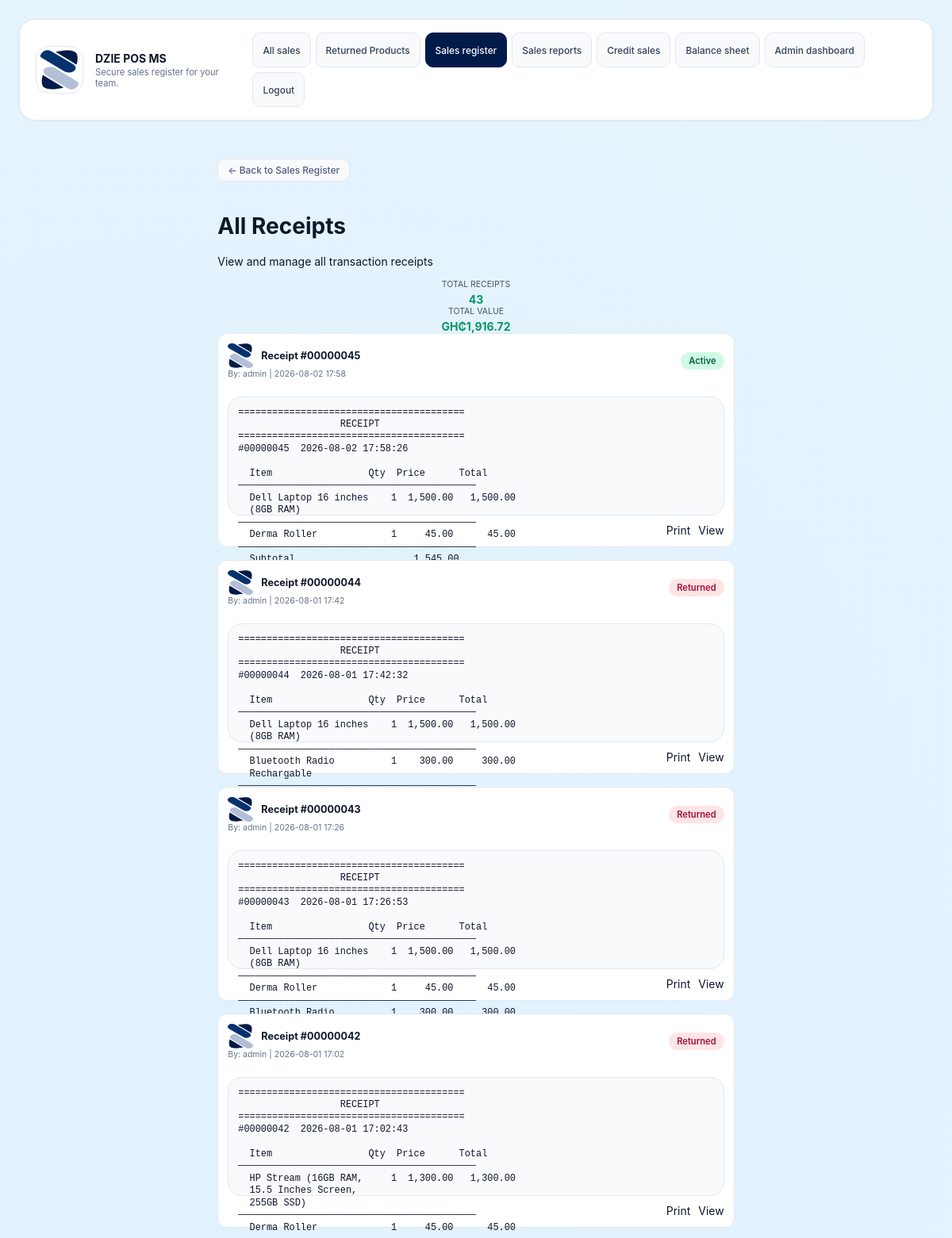
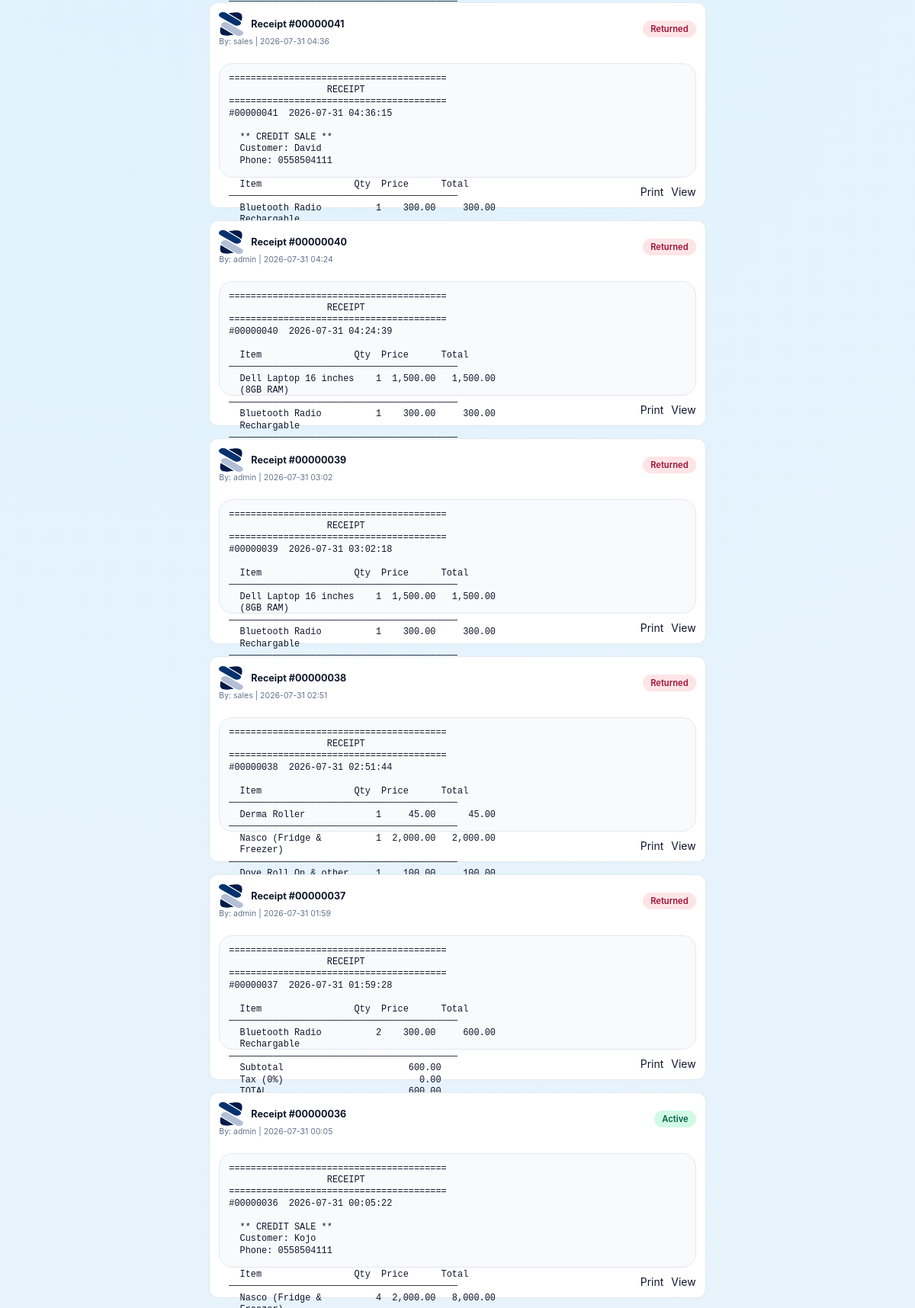
The page /receipts.php (signed in, upper part) on the database its author committed (2 pictures, top to bottom).
### tables this page shows
CREATE TABLE settings (
            key TEXT PRIMARY KEY,
            value TEXT NOT NULL
        );

CREATE TABLE receipts (
            id INTEGER PRIMARY KEY,
            order_id INTEGER NOT NULL UNIQUE,
            username TEXT NOT NULL,
            receipt_content TEXT NOT NULL,
            return_status TEXT NOT NULL DEFAULT "Active",
            created_at TEXT NOT NULL,
            FOREIGN KEY(order_id) REFERENCES orders(id)
        );

### inc/functions.php (called while the page is built, shortened)
<?php
function get_db_path(): string {
    $dir = __DIR__ . '/../data';
    return $dir . '/pos.db';
}
function get_database(): PDO {
    static $pdo = null;
    if ($pdo !== null) {
        return $pdo;
    }
    $path = get_db_path();
    $pdo = new PDO('sqlite:' . $path);
    $pdo->setAttribute(PDO::ATTR_ERRMODE, PDO::ERRMODE_EXCEPTION);
    initialize_database($pdo);
    return $pdo;
}
function initialize_database(PDO $db): void {
    $db->exec(
        'CREATE TABLE IF NOT EXISTS products (
            id INTEGER PRIMARY KEY,
            code TEXT UNIQUE NOT NULL,
            name TEXT NOT NULL,
            category TEXT NOT NULL,
            price REAL NOT NULL,
            image TEXT NOT NULL,
            quantity INTEGER NOT NULL DEFAULT 0,
            bulk_quantity_threshold INTEGER NOT NULL DEFAULT 0,
            bulk_discount_percentage REAL NOT NULL DEFAULT 0
        )'
    );
    try {
        $db->exec('ALTER TABLE products ADD COLUMN quantity INTEGER NOT NULL DEFAULT 0');
    } catch (Exception $e) {
    }
    try {
        $db->exec('ALTER TABLE products ADD COLUMN bulk_quantity_threshold INTEGER NOT NULL DEFAULT 0');
    } catch (Exception $e) {
    }
    try {
        $db->exec('ALTER TABLE products ADD COLUMN bulk_discount_percentage REAL NOT NULL DEFAULT 0');
    } catch (Exception $e) {
    }
    $db->exec(
        'CREATE TABLE IF NOT EXISTS users (
            id INTEGER PRIMARY KEY,
            username TEXT UNIQUE NOT NULL,
            password_hash TEXT NOT NULL,
            role TEXT NOT NULL,
            created_at TEXT NOT NULL
        )'
    );
    $db->exec(
        'CREATE TABLE IF NOT EXISTS orders (
            id INTEGER PRIMARY KEY,
            username TEXT NOT NULL,
            total REAL NOT NULL,
            status TEXT NOT NULL DEFAULT "Pending",
            created_at TEXT NOT NULL,
            credit INTEGER NOT NULL DEFAULT 0,
            customer_name TEXT,
            customer_phone TEXT,
            credit_status TEXT NOT NULL DEFAULT "Pending"
        )'
    );
    try {
        $db->exec('ALTER TABLE orders ADD COLUMN credit INTEGER NOT NULL DEFAULT 0');
    } catch (Exception $e) {
    }
    try {
        $db->exec('ALTER TABLE orders ADD COLUMN customer_name TEXT');
    } catch (Exception $e) {
    }
    try {
        $db->exec('ALTER TABLE orders ADD COLUMN customer_phone TEXT');
    } catch (Exception $e) {
    }
    try {
        $db->exec('ALTER TABLE orders ADD COLUMN credit_status TEXT NOT NULL DEFAULT "Pending"');
    } catch (Exception $e) {
    }
    $db->exec(
        'CREATE TABLE IF NOT EXISTS order_items (
            id INTEGER PRIMARY KEY,
            order_id INTEGER NOT NULL,
            product_id INTEGER NOT NULL,
            name TEXT NOT NULL,
            price REAL NOT NULL,
            quantity INTEGER NOT NULL,
            subtotal REAL NOT NULL,
            FOREIGN KEY(order_id) REFERENCES orders(id)
        )'
    );
    $db->exec(
        'CREATE TABLE IF NOT EXISTS receipts (
            id INTEGER PRIMARY KEY,
            order_id INTEGER NOT NULL UNIQUE,
            username TEXT NOT NULL,
            receipt_content TEXT NOT NULL,
            return_status TEXT NOT NULL DEFAULT "Active",
            created_at TEXT NOT NULL,
            FOREIGN KEY(order_id) REFERENCES orders(id)
        )'
    );
    $db->exec(
        'CREATE TABLE IF NOT EXISTS returns (
            id INTEGER PRIMARY KEY,
            order_id INTEGER NOT NULL,
            product_id INTEGER NOT NULL,
            quantity INTEGER NOT NULL,
            reason TEXT,
            processed_by TEXT NOT NULL,
            created_at TEXT NOT NULL,
            FOREIGN KEY(order_id) REFERENCES orders(id)
        )'
    );
    $db->exec(
        'CREATE TABLE IF NOT EXISTS login_events (
            id INTEGER PRIMARY KEY,
            username TEXT NOT NULL,
            role TEXT NOT NULL,
            ip TEXT,
            created_at TEXT NOT NULL,
            logged_out_at TEXT
        )'
    );
    try {
        $db->exec('ALTER TABLE login_events ADD COLUMN logged_out_at TEXT');
    } catch (Exception $e) {
    }
    $db->exec(
        'CREATE TABLE IF NOT EXISTS settings (
            key TEXT PRIMARY KEY,
            value TEXT NOT NULL
        )'
    );
    $db->exec("INSERT OR IGNORE INTO settings (key, value) VALUES ('pos_name', 'WADI POS')");
    $db->exec(
        'CREATE TABLE IF NOT EXISTS stock_movements (
            id INTEGER PRIMARY KEY,
            product_id INTEGER NOT NULL,
            product_name TEXT NOT NULL,
            product_code TEXT NOT NULL,
            movement_type TEXT NOT NULL,
            quantity INTEGER NOT NULL,
            reference_type TEXT NOT NULL,
            reference_id INTEGER,
            notes TEXT,
            created_at TEXT NOT NULL,
            FOREIGN KEY(product_id) REFERENCES products(id)
        )'
    );
    $stmt = $db->query('SELECT COUNT(*) FROM products');
}
function current_user() {
    return $_SESSION['user'] ?? null;
}
function load_receipts(): array {
    $stmt = get_database()->query(
        'SELECT r.id, r.order_id, r.username, r.receipt_content, r.return_status, r.created_at
         FROM receipts r
         ORDER BY r.created_at DESC'
    );
    return $stmt->fetchAll(PDO::FETCH_ASSOC);
}
function get_pos_name(): string {
    $stmt = get_database()->prepare('SELECT value FROM settings WHERE key = ?');
    $stmt->execute(['pos_name']);
    $result = $stmt->fetch(PDO::FETCH_ASSOC);
    return $result ? $result['value'] : 'WADI POS';
}
function get_trademark(): string {
    $stmt = get_database()->prepare('SELECT value FROM settings WHERE key = ?');
    $stmt->execute(['trademark']);
    $result = $stmt->fetch(PDO::FETCH_ASSOC);
    return $result ? $result['value'] : '';
}
function get_trademark_src(): string {
    $trademark = get_trademark();
    if ($trademark !== '' && file_exists(__DIR__ . '/../' . $trademark)) {
        return $trademark;
    }
    return 'images/pos-icon.svg';
}

### receipts.php (the view, shortened to what this page needs)
<?php
require_once __DIR__ . '/inc/functions.php';
$user = current_user();
$posName = get_pos_name();
$viewReceiptId = intval($_GET['view'] ?? 0);
$viewReceipt = null;
if ($user['role'] === 'admin') {
    $receipts = load_receipts();
} else {
    $receipts = load_receipts_by_user($user['username']);
}
?>
<!DOCTYPE html>
<html lang="en">
<head>
  <link rel="stylesheet" href="styles.css" />
</head>
<body>
  <div class="app-shell">
    <header class="header">
      <div class="brand">
        <img class="brand-icon" src="<?php echo htmlspecialchars(get_trademark_src()); ?>" alt="Trademark" />
        <div>
          <h1><?php echo htmlspecialchars($posName); ?></h1>
          <p class="subtitle">Secure sales register for your team.</p>
        </div>
      </div>
      <div class="header-actions" id="header-actions">
        <?php if ($user['role'] === 'admin'): ?>
        <a href="returns.php" class="secondary">All sales</a>
        <a href="returned_products.php" class="secondary">Returned Products</a>
        <?php endif; ?>
        <a href="sales.php" class="secondary">Sales register</a>
        <a href="sales_report.php" class="secondary">Sales reports</a>
        <a href="credit_sales.php" class="secondary">Credit sales</a>
        <a href="balance_sheet.php" class="secondary">Balance sheet</a>
        <?php if ($user['role'] === 'admin'): ?>
          <a href="admin.php" class="secondary">Admin dashboard</a>
        <?php endif; ?>
        <a href="logout.php" class="tertiary">Logout</a>
      </div>
    </header>
    <main class="main-grid">
      <div class="receipts-container">
    <a href="sales.php" class="back-link">← Back to Sales Register</a>
    <?php if ($viewReceiptId > 0 && $viewReceipt): ?>
      <div class="single-view">
        <h2>Receipt #<?php echo str_pad((string)$viewReceiptId, 8, '0', STR_PAD_LEFT); ?></h2>
        <pre><?php echo htmlspecialchars($viewReceipt); ?></pre>
        <div class="receipt-actions">
          <a href="print_receipt.php?id=<?php echo $viewReceiptId; ?>" class="primary" target="_blank">Print Receipt</a>
          <a href="receipts.php" class="secondary">Back to All Receipts</a>
        </div>
      </div>
    <?php else: ?>
      <h1>All Receipts</h1>
      <p>View and manage all transaction receipts</p>
      <?php
      $totalReceipts = count($receipts);
      $totalValue = 0;
      foreach ($receipts as $receipt) {
          preg_match('/TOTAL\s+GH₵([\d.]+)/', $receipt['receipt_content'], $matches);
          if (!empty($matches[1])) {
              $totalValue += floatval($matches[1]);
          }
      }
      ?>
      <div class="stats-panel">
        <div class="stat-item">
          <div class="stat-label">Total Receipts</div>
          <div class="stat-value"><?php echo $totalReceipts; ?></div>
        </div>
        <div class="stat-item">
          <div class="stat-label">Total Value</div>
          <div class="stat-value">GH₵<?php echo number_format($totalValue, 2); ?></div>
        </div>
      </div>
      <?php if (empty($receipts)): ?>
        <p class="empty-message">No receipts found.</p>
      <?php else: ?>
        <div class="receipts-summary">
          <?php foreach ($receipts as $receipt): ?>
            <div class="receipt-card">
              <div class="receipt-header">
                <div>
                  <div style="display:flex;align-items:center;gap:10px;">
                    <img src="<?php echo htmlspecialchars(get_trademark_src()); ?>" alt="<?php echo htmlspecialchars($posName); ?> logo" style="width:32px;height:32px;object-fit:contain;" />
                    <div class="receipt-id">Receipt #<?php echo htmlspecialchars(str_pad((string)$receipt['order_id'], 8, '0', STR_PAD_LEFT)); ?></div>
                  </div>
                  <div class="receipt-meta">
                    By: <?php echo htmlspecialchars($receipt['username']); ?> |
                    <?php echo htmlspecialchars(date('Y-m-d H:i', strtotime($receipt['created_at']))); ?>
                  </div>
                </div>
                <div class="text-right">
                  <span class="receipt-status <?php echo strtolower($receipt['return_status']); ?>">
                    <?php echo htmlspecialchars($receipt['return_status']); ?>
                  </span>
                </div>
              </div>
              <pre class="receipt-preview"><?php echo htmlspecialchars($receipt['receipt_content']); ?></pre>
              <div class="receipt-actions">
                <a href="print_receipt.php?id=<?php echo $receipt['id']; ?>" class="tertiary" target="_blank">Print</a>
                <a href="receipts.php?view=<?php echo $receipt['id']; ?>" class="secondary">View</a>
              </div>
            </div>
          <?php endforeach; ?>
        </div>
      <?php endif; ?>
    <?php endif; ?>
    </main>
  </div>
</body>
</html>

### rows shown on the page
settings: value (picture)
settings: value "DZIE POS MS"
receipts: settings.value (picture), order "00000045", username "admin", created_at "2026-08-02 17:58", return_status "Active", receipt_content "======================================== RECEIPT ======================================== #00000045 2026-08-02 17:58:26 Item Qty Price Total ────────────────────────────────────────── Dell Laptop 16 inches 1 1,500.00 1,500.00 (8GB RAM) ────────────────────────────────────────── Derma Roller 1 45.00 45.00 ──────────────────────────────────────────…"
receipts: settings.value (picture), order "00000044", username "admin", created_at "2026-08-01 17:42", return_status "Returned", receipt_content "======================================== RECEIPT ======================================== #00000044 2026-08-01 17:42:32 Item Qty Price Total ────────────────────────────────────────── Dell Laptop 16 inches 1 1,500.00 1,500.00 (8GB RAM) ────────────────────────────────────────── Bluetooth Radio 1 300.00 300.00 Rechargable…"
receipts: settings.value (picture), order "00000043", username "admin", created_at "2026-08-01 17:26", return_status "Returned", receipt_content "======================================== RECEIPT ======================================== #00000043 2026-08-01 17:26:53 Item Qty Price Total ────────────────────────────────────────── Dell Laptop 16 inches 1 1,500.00 1,500.00 (8GB RAM) ────────────────────────────────────────── Derma Roller 1 45.00 45.00 ──────────────────────────────────────────…"
receipts: settings.value (picture), order "00000042", username "admin", created_at "2026-08-01 17:02", return_status "Returned", receipt_content "======================================== RECEIPT ======================================== #00000042 2026-08-01 17:02:43 Item Qty Price Total ────────────────────────────────────────── HP Stream (16GB RAM, 1 1,300.00 1,300.00 15.5 Inches Screen, 255GB SSD) ────────────────────────────────────────── Derma Roller 1 45.00 45.00…"
receipts: settings.value (picture), order "00000041", username "sales", created_at "2026-07-31 04:36", return_status "Returned", receipt_content "======================================== RECEIPT ======================================== #00000041 2026-07-31 04:36:15 ** CREDIT SALE ** Customer: David Phone: 0558504111 Item Qty Price Total ────────────────────────────────────────── Bluetooth Radio 1 300.00 300.00…"
receipts: settings.value (picture), order "00000040", username "admin", created_at "2026-07-31 04:24", return_status "Returned", receipt_content "======================================== RECEIPT ======================================== #00000040 2026-07-31 04:24:39 Item Qty Price Total ────────────────────────────────────────── Dell Laptop 16 inches 1 1,500.00 1,500.00 (8GB RAM) ────────────────────────────────────────── Bluetooth Radio 1 300.00 300.00 Rechargable…"
receipts: settings.value (picture), order "00000039", username "admin", created_at "2026-07-31 03:02", return_status "Returned", receipt_content "======================================== RECEIPT ======================================== #00000039 2026-07-31 03:02:18 Item Qty Price Total ────────────────────────────────────────── Dell Laptop 16 inches 1 1,500.00 1,500.00 (8GB RAM) ────────────────────────────────────────── Bluetooth Radio 1 300.00 300.00 Rechargable…"
receipts: settings.value (picture), order "00000038", username "sales", created_at "2026-07-31 02:51", return_status "Returned", receipt_content "======================================== RECEIPT ======================================== #00000038 2026-07-31 02:51:44 Item Qty Price Total ────────────────────────────────────────── Derma Roller 1 45.00 45.00 ────────────────────────────────────────── Nasco (Fridge & 1 2,000.00 2,000.00 Freezer) ──────────────────────────────────────────…"
receipts: settings.value (picture), order "00000037", username "admin", created_at "2026-07-31 01:59", return_status "Returned", receipt_content "======================================== RECEIPT ======================================== #00000037 2026-07-31 01:59:28 Item Qty Price Total ────────────────────────────────────────── Bluetooth Radio 2 300.00 600.00 Rechargable ────────────────────────────────────────── Subtotal 600.00 Tax (0%) 0.00…"
receipts: settings.value (picture), order "00000036", username "admin", created_at "2026-07-31 00:05", return_status "Active", receipt_content "======================================== RECEIPT ======================================== #00000036 2026-07-31 00:05:22 ** CREDIT SALE ** Customer: Kojo Phone: 0558504111 Item Qty Price Total ────────────────────────────────────────── Nasco (Fridge & 4 2,000.00 8,000.00…"

### other values the page prints
$totalReceipts "43"
$totalValue "1,916.72"
